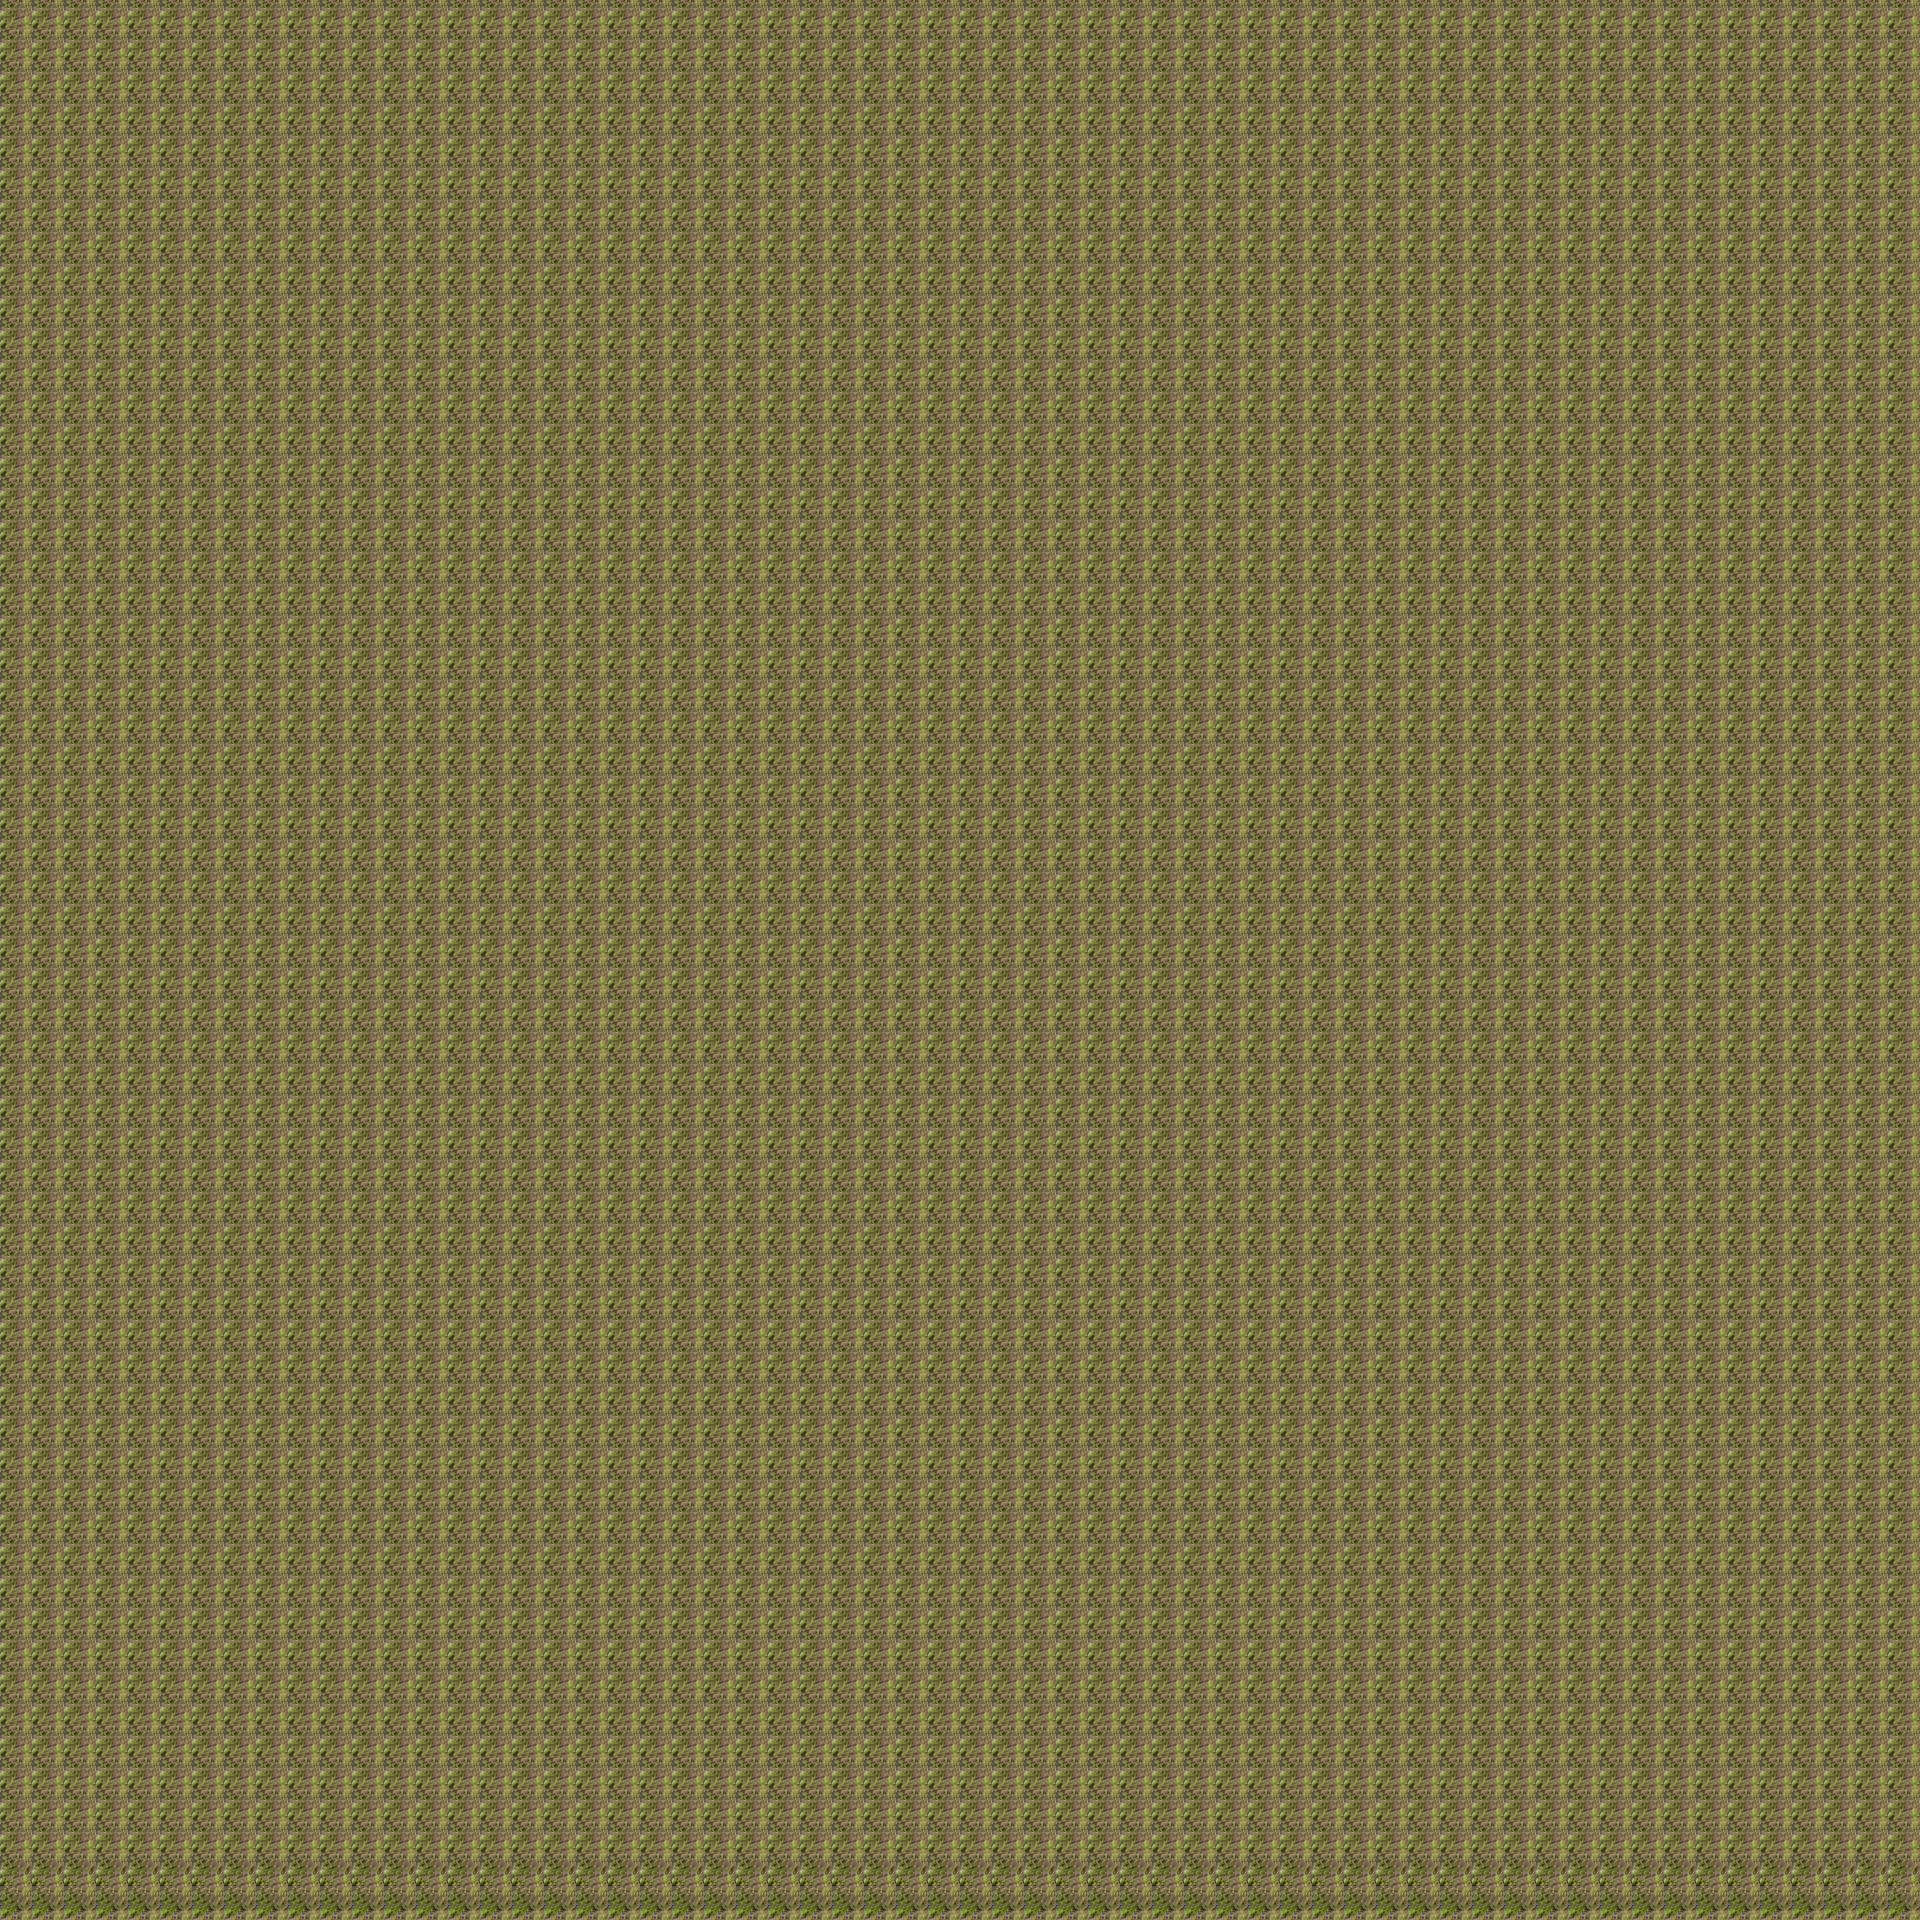

A level layout from a 2D game, rendered from its tile map. Below: a short description, then the map file with tile-grid data replaced by summaries:
An orthogonal 60x60 tile map with 32x32 px tiles, 1 tile layer (Tile Layer 1).

<map version="1.10" tiledversion="1.10.2" orientation="orthogonal" renderorder="right-down" width="60" height="60" tilewidth="32" tileheight="32" infinite="0" nextlayerid="2" nextobjectid="1">
 <tileset firstgid="1" source="grass.tsx" />
 <layer id="1" name="Tile Layer 1" width="60" height="60">
  <data>[3600 cells, 3600 non-empty, 1 distinct tile ids]</data>
 </layer>
</map>
